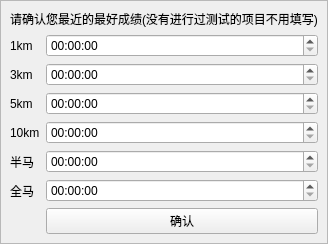
         <widget class="QWidget" name="page_forecast_1">
          <layout class="QVBoxLayout" name="verticalLayout_11">
           <property name="spacing">
            <number>0</number>
           </property>
           <property name="leftMargin">
            <number>0</number>
           </property>
           <property name="topMargin">
            <number>0</number>
           </property>
           <property name="rightMargin">
            <number>0</number>
           </property>
           <property name="bottomMargin">
            <number>0</number>
           </property>
           <item>
            <widget class="QFrame" name="frame_forecast">
             <property name="frameShape">
              <enum>QFrame::StyledPanel</enum>
             </property>
             <property name="frameShadow">
              <enum>QFrame::Raised</enum>
             </property>
             <layout class="QFormLayout" name="formLayout_2">
              <item row="0" column="0" colspan="2">
               <widget class="QLabel" name="label_tips">
                <property name="text">
                 <string>请确认您最近的最好成绩(没有进行过测试的项目不用填写)</string>
                </property>
               </widget>
              </item>
              <item row="1" column="0">
               <widget class="QLabel" name="label_1km">
                <property name="text">
                 <string>1km</string>
                </property>
               </widget>
              </item>
              <item row="1" column="1">
               <widget class="QTimeEdit" name="timeEdit_1km">
                <property name="displayFormat">
                 <string>hh:mm:ss</string>
                </property>
               </widget>
              </item>
              <item row="2" column="0">
               <widget class="QLabel" name="label_3km">
                <property name="text">
                 <string>3km</string>
                </property>
               </widget>
              </item>
              <item row="2" column="1">
               <widget class="QTimeEdit" name="timeEdit_3km">
                <property name="displayFormat">
                 <string>hh:mm:ss</string>
                </property>
               </widget>
              </item>
              <item row="3" column="0">
               <widget class="QLabel" name="label_5km">
                <property name="text">
                 <string>5km</string>
                </property>
               </widget>
              </item>
              <item row="3" column="1">
               <widget class="QTimeEdit" name="timeEdit_5km">
                <property name="displayFormat">
                 <string>hh:mm:ss</string>
                </property>
               </widget>
              </item>
              <item row="4" column="0">
               <widget class="QLabel" name="label_10km">
                <property name="text">
                 <string>10km</string>
                </property>
               </widget>
              </item>
              <item row="4" column="1">
               <widget class="QTimeEdit" name="timeEdit_10km">
                <property name="displayFormat">
                 <string>hh:mm:ss</string>
                </property>
               </widget>
              </item>
              <item row="5" column="0">
               <widget class="QLabel" name="label_halfMarathon">
                <property name="text">
                 <string>半马</string>
                </property>
               </widget>
              </item>
              <item row="5" column="1">
               <widget class="QTimeEdit" name="timeEdit_halfMarathon">
                <property name="displayFormat">
                 <string>hh:mm:ss</string>
                </property>
               </widget>
              </item>
              <item row="6" column="0">
               <widget class="QLabel" name="label_marathon">
                <property name="text">
                 <string>全马</string>
                </property>
               </widget>
              </item>
              <item row="6" column="1">
               <widget class="QTimeEdit" name="timeEdit_marathon">
                <property name="displayFormat">
                 <string>hh:mm:ss</string>
                </property>
               </widget>
              </item>
              <item row="7" column="1">
               <widget class="QPushButton" name="pushButton_confirm">
                <property name="text">
                 <string>确认</string>
                </property>
               </widget>
              </item>
             </layout>
            </widget>
           </item>
          </layout>
         </widget>
